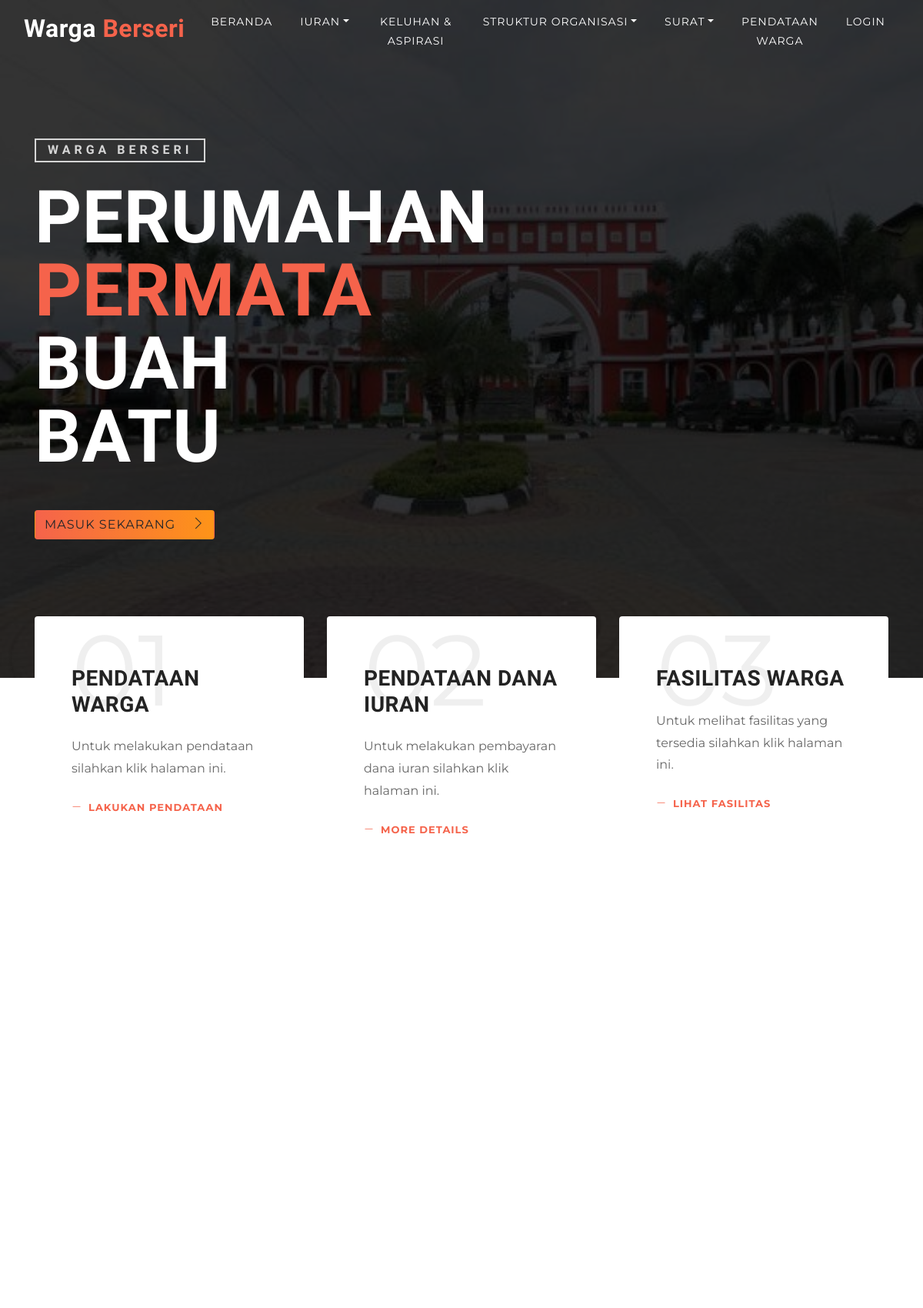
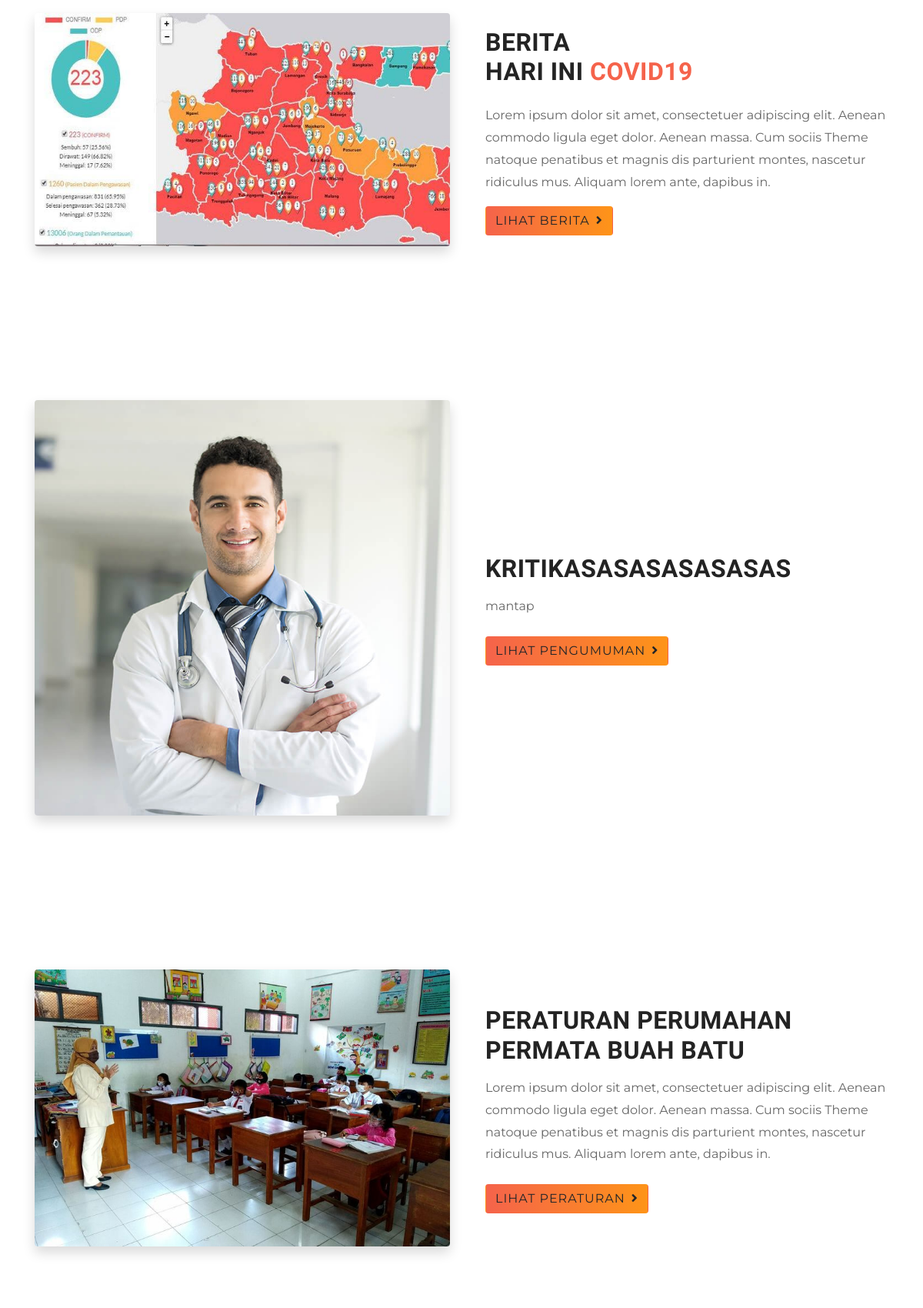
Page /index.php/user/dashboard (upper part) on the committed database (2 pictures, top to bottom).
### tables this page shows
CREATE TABLE `dashboard` (
  `id` int(10) UNSIGNED NOT NULL,
  `header` varchar(255) NOT NULL,
  `title` varchar(255) NOT NULL,
  `content` text NOT NULL,
  `footer` varchar(255) NOT NULL,
  `icon` varchar(255) NOT NULL,
  `side_logo` varchar(255) DEFAULT NULL,
  `logo` varchar(255) DEFAULT NULL
);

CREATE TABLE `berita` (
  `id` int(10) UNSIGNED NOT NULL,
  `judul` varchar(255) NOT NULL,
  `isi` text NOT NULL,
  `penulis` varchar(150) NOT NULL,
  `waktu_post` datetime NOT NULL,
  `terakhir_diubah` datetime NOT NULL,
  `thumbnail` varchar(255) NOT NULL
);

CREATE TABLE `pengumuman` (
  `id` int(10) UNSIGNED NOT NULL,
  `judul` varchar(255) NOT NULL,
  `isi` text NOT NULL,
  `penulis` varchar(255) NOT NULL,
  `waktu_post` datetime NOT NULL,
  `terakhir_diubah` datetime NOT NULL,
  `thumbnail` varchar(255) NOT NULL
);

CREATE TABLE `peraturan` (
  `id` int(10) UNSIGNED NOT NULL,
  `judul` varchar(255) NOT NULL,
  `isi` text NOT NULL,
  `penulis` varchar(255) NOT NULL,
  `waktu_post` datetime NOT NULL,
  `terakhir_diubah` datetime NOT NULL,
  `thumbnail` varchar(255) NOT NULL
);

### application/controllers/user/Dashboard.php (called while the page is built, shortened)
<?php
class Dashboard extends CI_Controller
{
	public function __construct()
	{
		$this->load->model('user/KeluhanAspirasi_Model','KeluhanAspirasi_Model');
		$this->load->model('user/BeritaPengumuman_Model','BeritaPengumuman_Model');
		$this->load->library('pagination');
	}
	public function index()
	{
		$this->db->order_by('id', 'DESC');
		$this->db->limit(1);
		$data['pengumuman_terkini'] = $this->db->get('pengumuman')->row_array();
		$this->db->order_by('id', 'DESC');
		$this->db->limit(1);
		$data['berita_terkini'] = $this->db->get('berita')->row_array();
		$this->db->order_by('id', 'DESC');
		$this->db->limit(1);
		$data['peraturan_terkini'] = $this->db->get('peraturan')->row_array();
		$this->db->order_by('id', 'DESC');
		$this->db->limit(1);
		$data['notulensi_terkini'] = $this->db->get('notulensi')->row_array();
		$data['musrembang'] = $this->db->get('musrembang')->result_array();
		$data['fasilitas'] = $this->db->get('data_fasilitas')->result_array();
		$this->load->view('user/layouts/header');
		$this->load->view('user/pages/index', $data);
		$this->load->view('user/layouts/footer');
	}
}

### index.php (called while the page is built, shortened)
<?php
require_once BASEPATH.'core/CodeIgniter.php';

### application/views/user/pages/index.php (the view, shortened to what this page needs)
<div class="main-wrapper ">
	<section class="slider">
		<div class="container">
			<div class="row">
				<div class="col-md-5">
					<?php $dashboard = $this->db->get_where('dashboard',['id'=>2])->row_array();?>
					<?= $dashboard['content']; ?>
					<?php if (!$this->session->username) : ?>
						<a href="<?php echo base_url('user/auth') ?>" class="btn btn-main ">Masuk Sekarang <i class="ti-angle-right ml-3"></i></a>
					<?php endif; ?>
				</div>
			</div>
		</div>
	</section>
	<section class="mt-80px">
		<div class="container">
			<div class="row ">
				<div class="col-lg-4 col-md-6">
					<div class="card p-5 border-0 rounded-top border-bottom position-relative hover-style-1">
						<span class="number">01</span>
						<h3 class="mt-3">Pendataan Warga</h3>
						<p class="mt-3 mb-4">Untuk melakukan pendataan silahkan klik halaman ini.</p>
						<a href="<?php echo base_url('Profile/pendataan') ?>" class="text-color text-uppercase font-size-13 letter-spacing font-weight-bold"><i class="ti-minus mr-2 "></i>lakukan pendataan</a>
					</div>
				</div>
				<div class="col-lg-4 col-md-6">
					<div class="card p-5 border-0 rounded-top hover-style-1">
						<span class="number">02</span>
						<h3 class="mt-3">Pendataan Dana Iuran</h3>
						<p class="mt-3 mb-4">Untuk melakukan pembayaran dana iuran silahkan klik halaman ini.</p>
						<a href="about.html" class="text-color text-uppercase font-size-13 letter-spacing font-weight-bold"><i class="ti-minus mr-2 "></i>more Details</a>
					</div>
				</div>
				<div class="col-lg-4 col-md-6">
					<div class="card p-5 border-0 rounded-top hover-style-1">
						<span class="number">03</span>
						<h3 class="mt-3">Fasilitas Warga</h3>
						<p class="mt-3 mb-4">Untuk melihat fasilitas yang tersedia silahkan klik halaman ini.</p>
						<a href="<?php echo base_url('FasilitasController/view_fasilitas') ?>" class="text-color text-uppercase font-size-13 letter-spacing font-weight-bold"><i class="ti-minus mr-2 "></i>Lihat Fasilitas</a>
					</div>
				</div>
			</div>
		</div>
	</section>
	<br>
	<section class="map1 cid-qv5AtTlAOw" id="map1-4y" data-rv-view="10734">
		<div class="google-map">
		<div id="mapppp"></div>
		</div>
	</section>
	<section class="section about">
		<div class="container">
			<div class="row align-items-center">
				<div class="col-lg-6">
					<img src="<?= base_url('uploads/berita/'.$berita_terkini['thumbnail'])?>" alt="" class="img-fluid rounded shadow w-100">
				</div>
				<div class="col-lg-6">
					<div class="pl-3 mt-5 mt-lg-0">
						<h2 class="mt-1 mb-3"><?= $berita_terkini['judul'] ?></h2>
						<p class="mb-4"><?= $berita_terkini['isi'] ?></p>
						<a href="<?php echo base_url('user/dashboard/berita') ?>" class="btn btn-main">Lihat Berita<i class="fa fa-angle-right ml-2"></i></a>
					</div>
				</div>
			</div>
		</div>
	</section>
	<section class="section about">
		<div class="container">
			<div class="row align-items-center">
				<div class="col-lg-6">
					<img src="<?= base_url('uploads/pengumuman/'.$pengumuman_terkini['thumbnail'])?>" alt="<?= $pengumuman_terkini['thumbnail'] ?>" class="img-fluid rounded shadow w-100">
				</div>
				<div class="col-lg-6">
					<div class="pl-3 mt-5 mt-lg-0">
						<h2 class="mt-1 mb-3"><?= $pengumuman_terkini['judul'] ?></h2>
						<p class="mb-4"><?= $pengumuman_terkini['isi'] ?></p>
						<a href="<?php echo base_url('user/dashboard/informasi') ?>" class="btn btn-main">Lihat Pengumuman<i class="fa fa-angle-right ml-2"></i></a>
					</div>
				</div>
			</div>
		</div>
	</section>
	<section class="section about">
		<div class="container">
			<div class="row align-items-center">
				<div class="col-lg-6">
					<img src="<?= base_url('uploads/peraturan/'.$peraturan_terkini['thumbnail']) ?>" class="img-fluid rounded shadow w-100">
				</div>
				<div class="col-lg-6">
					<div class="pl-3 mt-5 mt-lg-0">
						<h2 class="mt-1 mb-3"><?= $peraturan_terkini['judul'] ?></h2>
						<p class="mb-4"><?= $peraturan_terkini['isi'] ?></p>
						<a href="<?php echo base_url('user/dashboard/peraturan') ?>" class="btn btn-main">Lihat Peraturan<i class="fa fa-angle-right ml-2"></i></a>
					</div>
				</div>
			</div>
		</div>
	</section>

### assets/user/css/style.css (style rules this page uses)
body { line-height: 1.8; font-family: "Montserrat", sans-serif; -webkit-font-smoothing: antialiased; font-size: 16px; color: rgba(0, 0, 0, 0.6); }
h1, .h1, h2, .h2, h3, .h3, h4, .h4, h5, .h5, h6, .h6 { font-family: "Barlow Condensed", sans-serif; font-weight: 700; color: #232323; letter-spacing: 0.5px; }
h1, .h1 { font-size: 48px; text-transform: uppercase; }
h2, .h2 { font-size: 38px; text-transform: uppercase; }
h3, .h3 { font-size: 28px; line-height: 38px; text-transform: uppercase; }
h6, .h6 { font-size: 16px; text-transform: uppercase; font-weight: 400; }
html, body { overflow-x: hidden; width: 100%; }
.btn { display: inline-block; font-size: 14px; letter-spacing: 1px; padding: 18px 35px; text-transform: uppercase; border-radius: 0; font-weight: 700; transition: all 0.5s ease; border: 1px solid transparent; }
.btn-main, .btn-transparent, .btn-small { background: linear-gradient(90deg, #f5634b 0%, #fe9418 100%); color: #fff; }
.section { padding: 100px 0; }
.overly-2, .page-title, .slider, .cta, .textimonial { position: relative; }
.overly-2:before, .page-title:before, .slider:before, .cta:before, .textimonial:before { content: ""; position: absolute; left: 0; top: 0; bottom: 0; right: 0; width: 100%; height: 100%; background: #000; opacity: 0.8; }
.text-color { color: #f5634b; }
a { transition: all 0.35s ease; }
.font-size-13 { font-size: 13px; }
.letter-spacing { letter-spacing: 1px; }
.slider { background: url("../images/bg/bg-7.jpg") no-repeat 0% 30%; background-size: cover; padding: 180px 0px; }
.slider h1 { font-size: 95px; line-height: 95px; }
.slider span.subhead { color: #fff; letter-spacing: 5px; border: 2px solid #fff; padding: 3px 15px 5px 15px; opacity: 0.8; }
.mt-80px { margin-top: -80px; }
.number { opacity: 0.1; font-size: 130px; display: block; line-height: 120px; position: absolute; top: 10px; }
.hover-style-1 { position: relative; }
.hover-style-1:before { position: absolute; content: ""; left: 0px; top: 0px; width: 100%; height: 0px; transition: all 600ms ease; background: linear-gradient(90deg, #f5634b 0%, #fe9418 100%); border-color: #f5634b; }
.hover-style-1 h3, .hover-style-1 p, .hover-style-1 a, .hover-style-1 i, .hover-style-1 h4 { position: relative; transition: all 600ms ease; }

### application/views/user/layouts/link.php (style rules this page uses)
body { line-height: 1.8; font-family: "Montserrat", sans-serif; -webkit-font-smoothing: antialiased; font-size: 16px; color: rgba(0, 0, 0, 0.6); }
h1, .h1, h2, .h2, h3, .h3, h4, .h4, h5, .h5, h6, .h6 { font-family: "Barlow Condensed", sans-serif; font-weight: 700; color: #232323; letter-spacing: 0.5px; }

### application/views/user/pages/index.php (style rules this page uses)
#mapppp { height: 450px; width: 100%; }

### rows in the picture
dashboard: content "WARGA BERSERI PERUMAHAN PERMATA BUAH BATU"
berita: thumbnail (picture), judul "BERITA HARI INI COVID19", isi "Lorem ipsum dolor sit amet, consectetuer adipiscing elit. Aenean commodo ligula eget dolor. Aenean massa. Cum sociis Theme natoque penatibus et magnis dis parturient montes, nascetur ridiculus mus. Aliquam lorem ante, dapibus in."
pengumuman: thumbnail (picture), judul "KRITIKASASASASASASAS", isi "mantap"
peraturan: thumbnail (picture), judul "PERATURAN PERUMAHAN PERMATA BUAH BATU", isi "Lorem ipsum dolor sit amet, consectetuer adipiscing elit. Aenean commodo ligula eget dolor. Aenean massa. Cum sociis Theme natoque penatibus et magnis dis parturient montes, nascetur ridiculus mus. Aliquam lorem ante, dapibus in."
